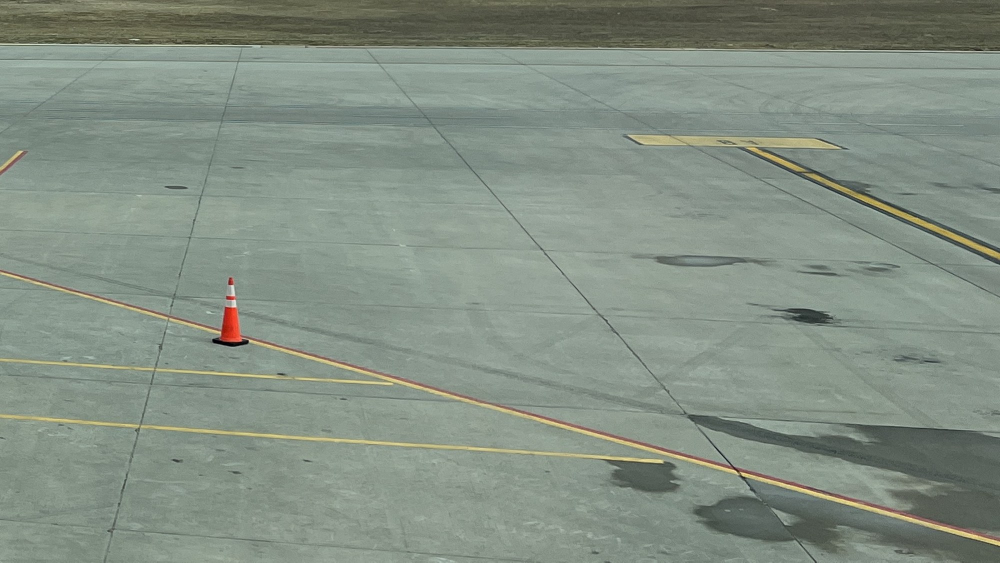
#> input picture app/data/scenes/pa-001/AFT.jpg, 2000 x 1125 px (shown at 1/2 size)
$ python -i usability.py   (imports and definitions only)   (older library calls are emulated)
#> lines starting #> are read from the running program, lines starting #| are printed output that depends on the picture
#> further down, picture is the input picture: shape (1125, 2000, 3); mean B, G, R 131.4, 143.2, 131.5
"""Per-Angle usability check (FOD-R6 / AN-3): missing, near-blank, blur, glare, low light.

Runs locally on a downscaled greyscale copy; no image leaves the machine. Thresholds are deliberately
conservative: a usable night frame must not be thrown away, and a doubtful frame is still analysed.
"""
from __future__ import annotations

from dataclasses import dataclass, field

import cv2
import numpy as np

CHECK_W = 960
BLANK_STD = 6.0           # near-uniform frame (lens covered, dead feed)
LOW_LIGHT_MEAN = 18.0     # mean luma below this, with no bright detail, cannot show small debris
LOW_LIGHT_P95 = 50.0
GLARE_FRACTION = 0.35     # share of blown-out pixels (luma >= 245)
BLUR_LAPLACIAN_VAR = 12.0  # variance of the Laplacian below this is defocus / motion blur / smeared lens
# "Night or low-contrast" Angles get the DINOv2 channel as well (PL-2).
LOW_CONTRAST_MEAN = 70.0
LOW_CONTRAST_STD = 25.0


@dataclass
class Usability:
    usable: bool
    reason: str | None                    # missing | glare | blur | blocked | low_light | None
    metrics: dict = field(default_factory=dict)

    @property
    def low_contrast(self) -> bool:
        m = self.metrics
        return bool(m) and (m["mean"] < LOW_CONTRAST_MEAN or m["std"] < LOW_CONTRAST_STD)


def measure(bgr: np.ndarray) -> dict:
    h, w = bgr.shape[:2]
#> h = 1125; w = 2000
    s = min(1.0, CHECK_W / w)
#> s = 0.48
    small = cv2.resize(bgr, (max(1, int(w * s)), max(1, int(h * s))), interpolation=cv2.INTER_AREA) if s < 1 else bgr
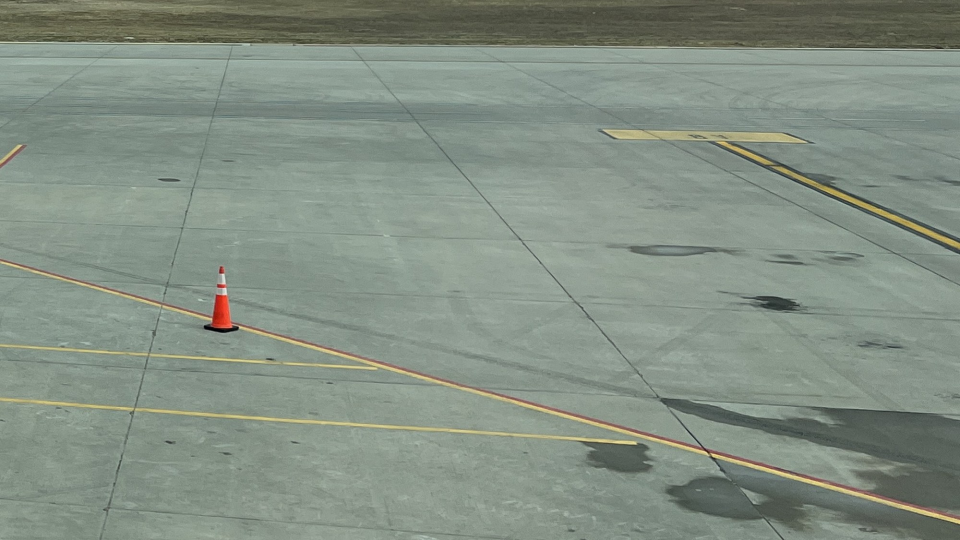
#> small: shape (540, 960, 3); mean B, G, R 131.4, 143.2, 131.5
    g = cv2.cvtColor(small, cv2.COLOR_BGR2GRAY)
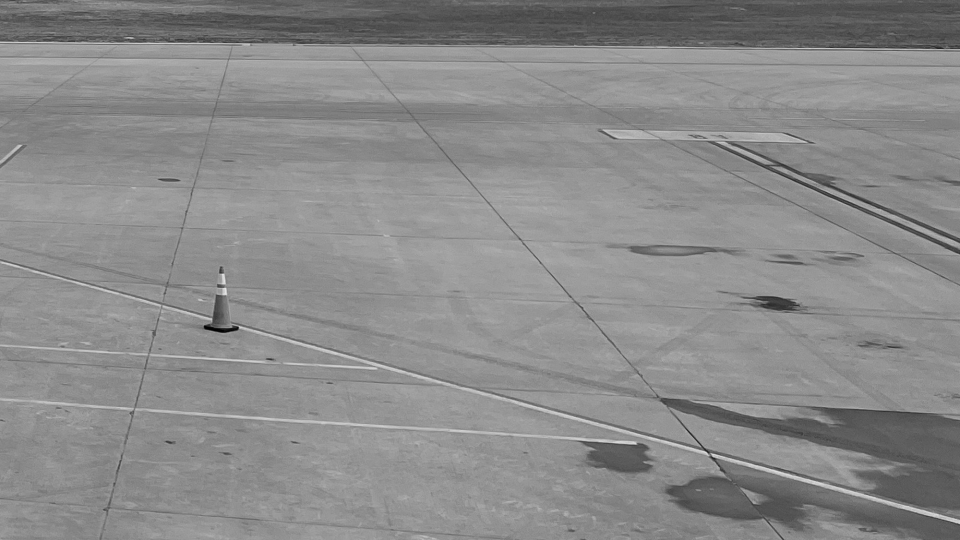
#> g: shape (540, 960); min 1, max 229, mean 138.3
    gf = g.astype(np.float32)
    return {
        "mean": round(float(gf.mean()), 2),
        "std": round(float(gf.std()), 2),
        "p95": round(float(np.percentile(gf, 95)), 2),
        "blown_fraction": round(float((g >= 245).mean()), 4),
        "laplacian_var": round(float(cv2.Laplacian(g, cv2.CV_32F).var()), 2),
    }


def check(bgr: np.ndarray | None) -> Usability:
    if bgr is None or bgr.size == 0:
        return Usability(False, "missing")
    m = measure(bgr)
    if m["std"] < BLANK_STD:
        reason = "low_light" if m["mean"] < 40 else "glare" if m["mean"] > 215 else "blocked"
        return Usability(False, reason, m)
    if m["mean"] < LOW_LIGHT_MEAN and m["p95"] < LOW_LIGHT_P95:
        return Usability(False, "low_light", m)
    if m["blown_fraction"] > GLARE_FRACTION:
        return Usability(False, "glare", m)
    if m["laplacian_var"] < BLUR_LAPLACIAN_VAR:
        return Usability(False, "blur", m)
    return Usability(True, None, m)


def combine(local: Usability, declared_usable: bool, declared_reason: str | None) -> tuple[bool, str | None, str]:
    """Merge the local check with what scene.json declares. Either one can make the Angle unusable.
    Returns (usable, reason, decided_by) with decided_by in
    {"local_check", "scene_declared", "local_check+scene_declared"}."""
    if local.usable and declared_usable:
        return True, None, "local_check"
    if not local.usable and not declared_usable:
        return False, local.reason if local.reason == "missing" else (declared_reason or local.reason), \
            "local_check+scene_declared"
    if not local.usable:
        return False, local.reason, "local_check"
    return False, declared_reason or "blocked", "scene_declared"

>>> import cv2
>>> picture = cv2.imread('../../../data/scenes/pa-001/AFT.jpg')
>>> result = measure(picture)
#> result = {'mean': 138.3, 'std': 22.01, 'p95': 160, 'blown_fraction': 0, 'laplacian_var': 330.1}

$ run again, on app/data/scenes/pa-001/CARGO.jpg
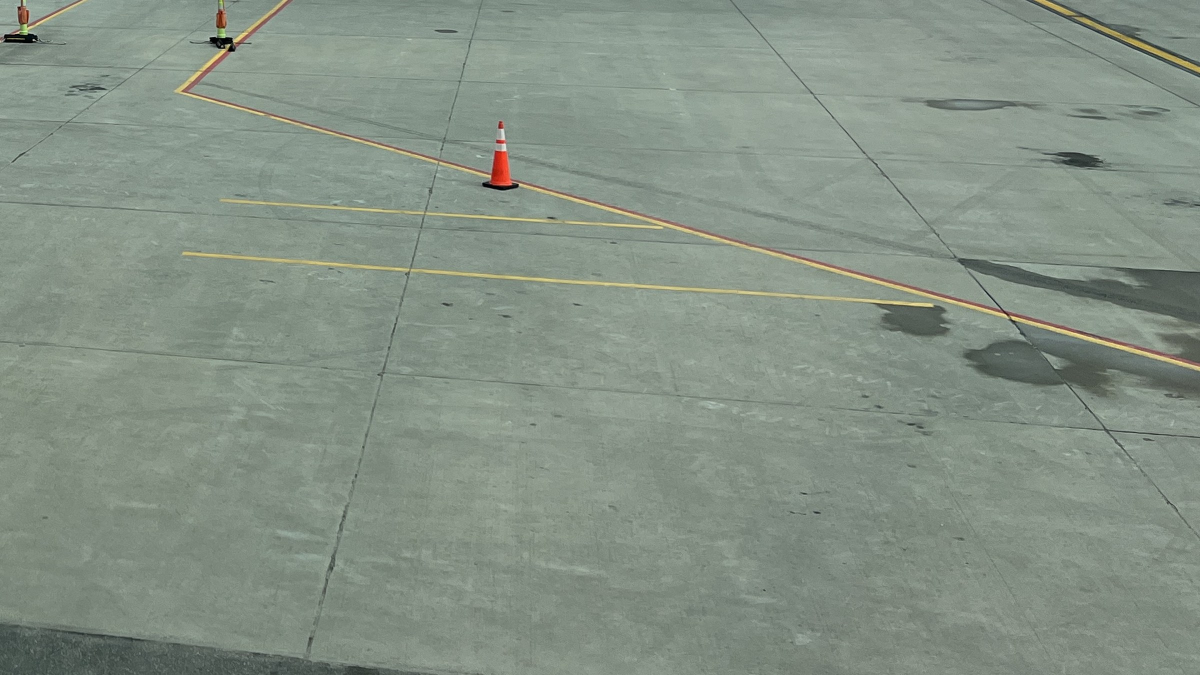
#> input picture app/data/scenes/pa-001/CARGO.jpg, 2400 x 1350 px (shown at 1/2 size)
#> picture is the input picture: shape (1350, 2400, 3); mean B, G, R 133.2, 145.1, 132.9
#> in measure, `small = cv2.resize(bgr, (max(1, int(w * s)), max(1, int(h * s))), inte..`:
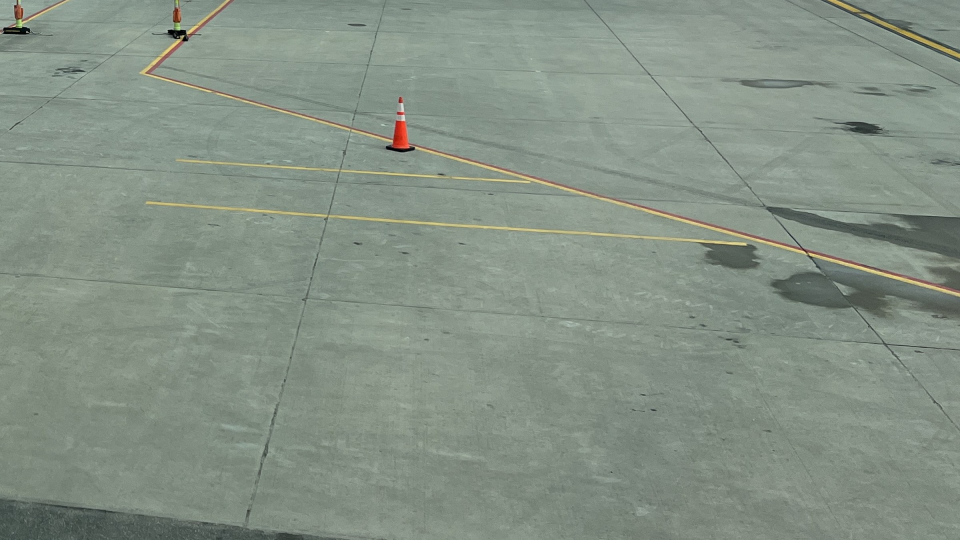
#> small: shape (540, 960, 3); mean B, G, R 133.2, 145.1, 132.9
#> result = {'mean': 140.1, 'std': 15.13, 'p95': 157, 'blown_fraction': 0, 'laplacian_var': 282.3}

$ run again, on app/data/scenes/pa-001/ENG-L.jpg
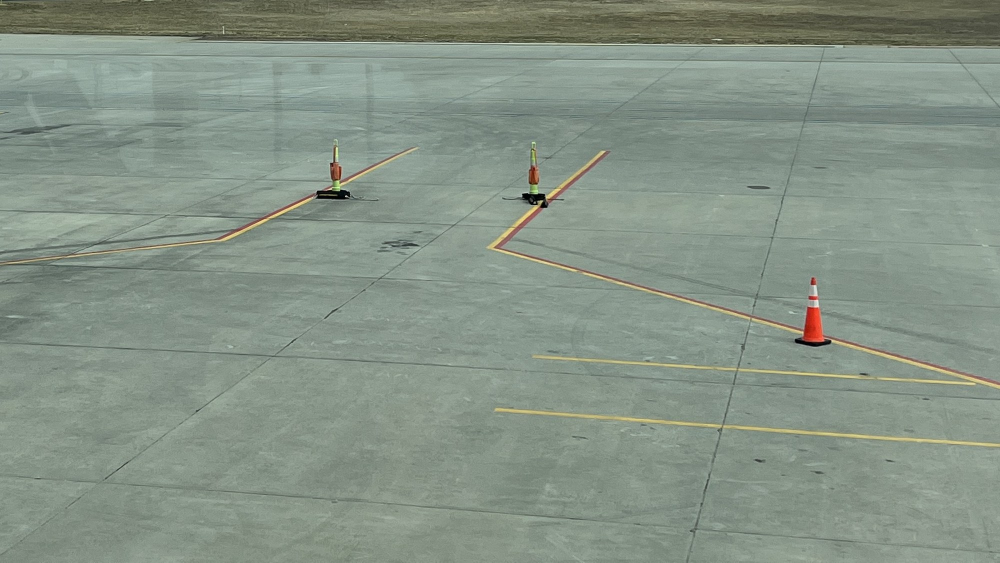
#> input picture app/data/scenes/pa-001/ENG-L.jpg, 2000 x 1125 px (shown at 1/2 size)
#> picture is the input picture: shape (1125, 2000, 3); mean B, G, R 133.9, 146.5, 133.5
#> in measure, `small = cv2.resize(bgr, (max(1, int(w * s)), max(1, int(h * s))), inte..`:
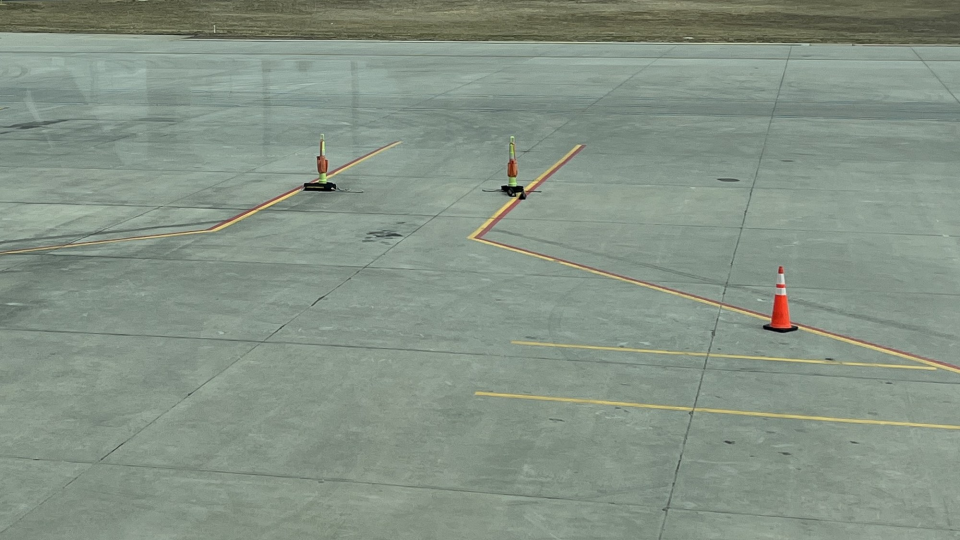
#> small: shape (540, 960, 3); mean B, G, R 133.9, 146.5, 133.5
#> in measure, `g = cv2.cvtColor(small, cv2.COLOR_BGR2GRAY)`:
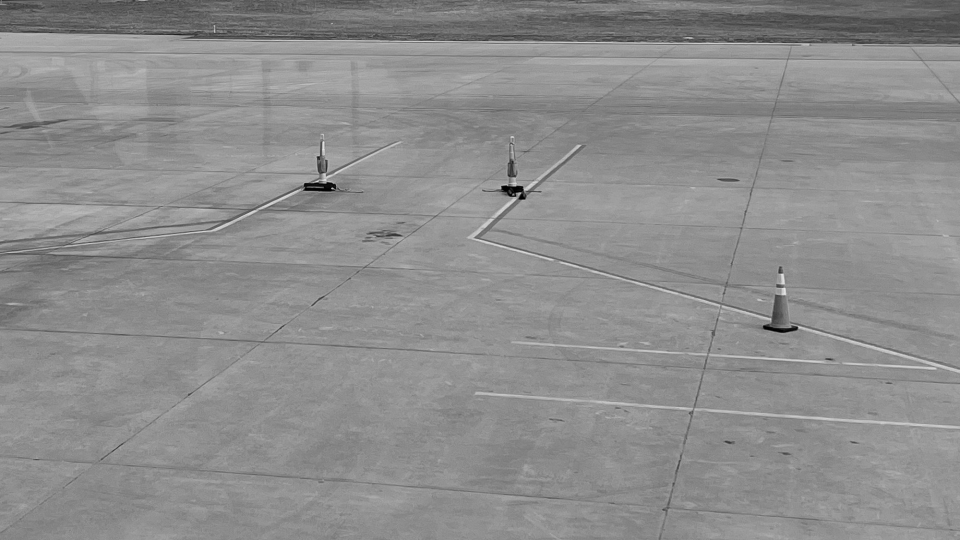
#> g: shape (540, 960); min 1, max 232, mean 141.1
#> result = {'mean': 141.1, 'std': 17.02, 'p95': 161, 'blown_fraction': 0, 'laplacian_var': 342}

$ run again, on app/data/scenes/pa-001/ENG-R.jpg
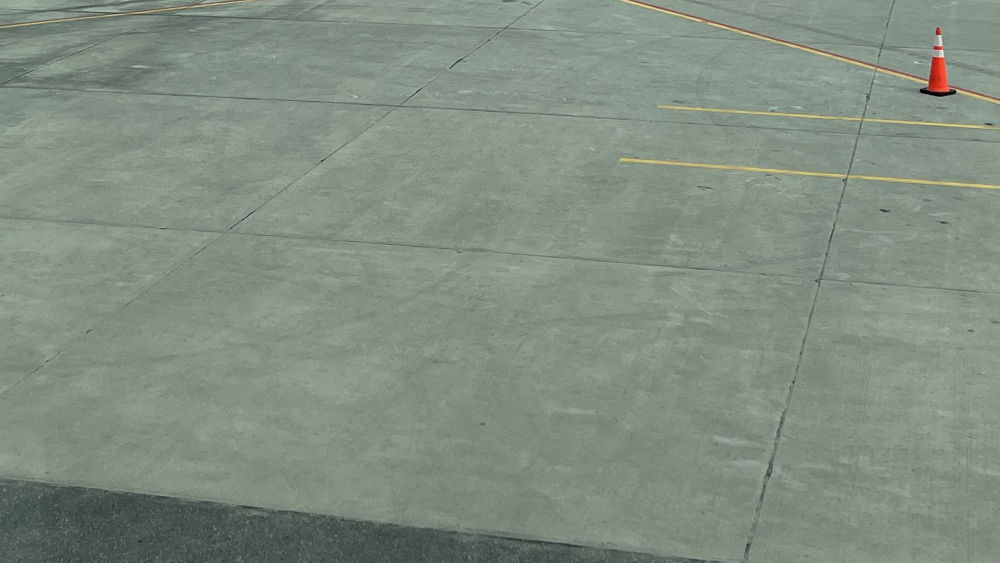
#> input picture app/data/scenes/pa-001/ENG-R.jpg, 2000 x 1125 px (shown at 1/2 size)
#> picture is the input picture: shape (1125, 2000, 3); mean B, G, R 129.8, 142.1, 129.4
#> in measure, `small = cv2.resize(bgr, (max(1, int(w * s)), max(1, int(h * s))), inte..`:
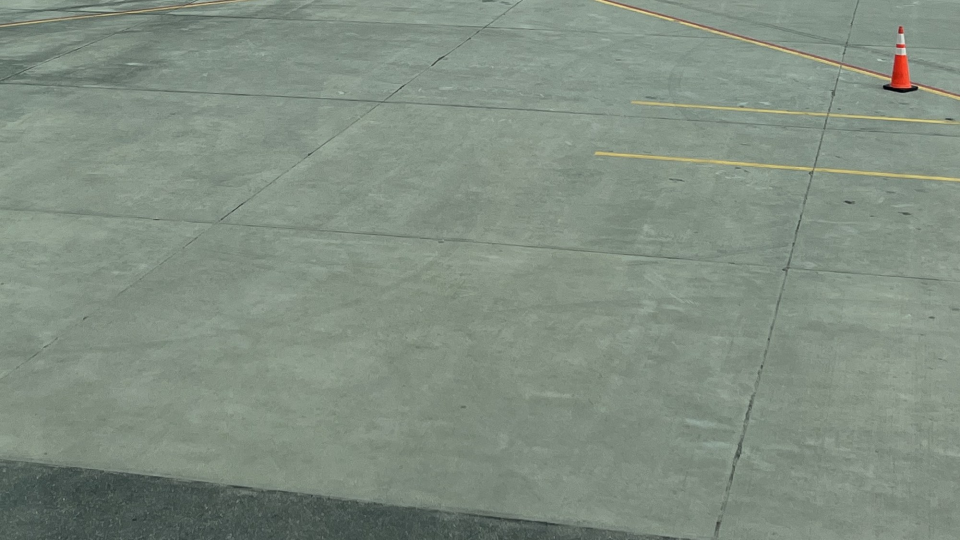
#> small: shape (540, 960, 3); mean B, G, R 129.8, 142.1, 129.4
#> result = {'mean': 136.9, 'std': 16.13, 'p95': 152, 'blown_fraction': 0, 'laplacian_var': 196.9}
